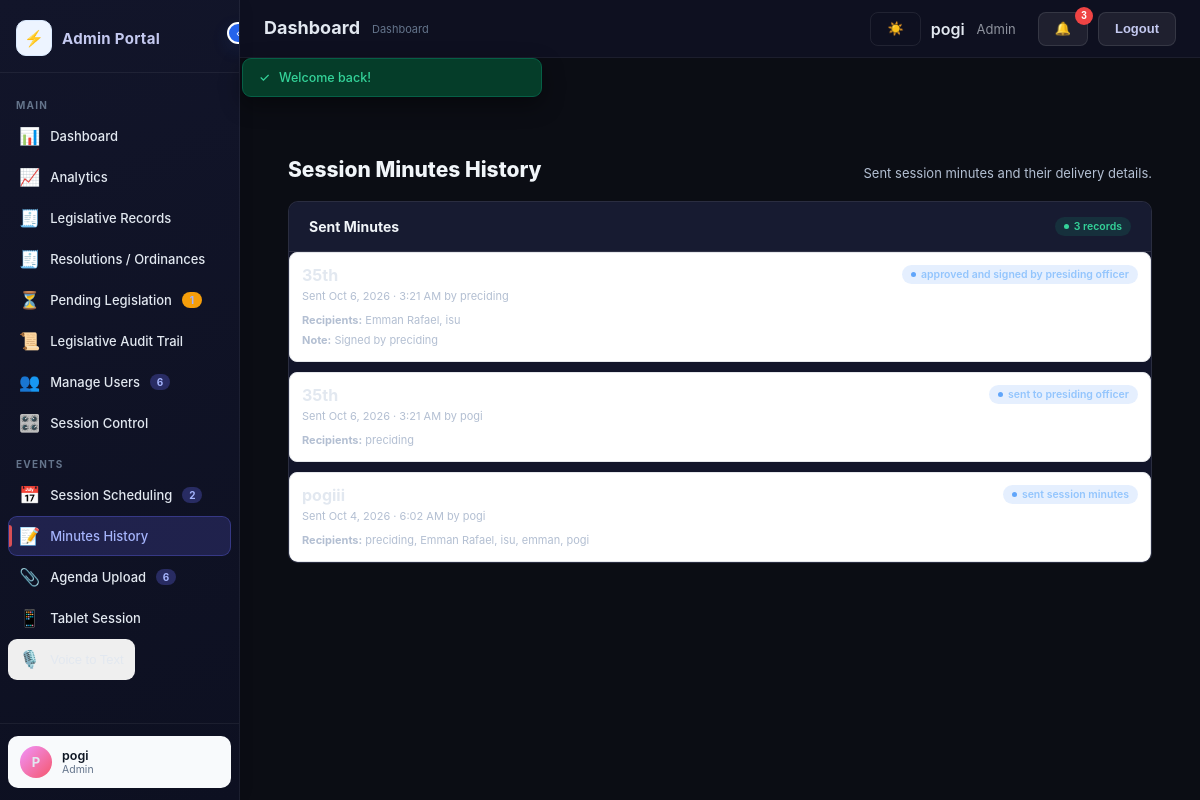
/index.php?page=minutes-history (signed in), run on the app's committed database.
### tables this page shows
CREATE TABLE `users` (
  `id` varchar(32) NOT NULL,
  `name` varchar(255) NOT NULL,
  `email` varchar(255) NOT NULL,
  `password` varchar(255) NOT NULL,
  `role` varchar(50) NOT NULL,
  `status` varchar(50) NOT NULL,
  `notes` text DEFAULT NULL,
  `created_at` datetime(6) NOT NULL,
  `notifications` text DEFAULT NULL,
  `is_council_member` tinyint(1) NOT NULL DEFAULT 0,
  `email_notifications_enabled` tinyint(1) NOT NULL DEFAULT 1
);

CREATE TABLE `delivery_history` (
  `id` varchar(32) NOT NULL,
  `item_type` varchar(30) NOT NULL,
  `item_id` varchar(32) NOT NULL,
  `item_title` varchar(255) NOT NULL,
  `session_id` varchar(32) DEFAULT NULL,
  `action` varchar(50) NOT NULL,
  `recipient_ids` text DEFAULT NULL,
  `recipient_names` text DEFAULT NULL,
  `sent_by_id` varchar(32) DEFAULT NULL,
  `sent_by_name` varchar(255) DEFAULT NULL,
  `notes` text DEFAULT NULL,
  `created_at` datetime(6) NOT NULL,
  `template_id` varchar(32) DEFAULT NULL,
  `template_name` varchar(255) DEFAULT NULL,
  `template_type` varchar(50) DEFAULT NULL
);

### app/views/minutes-history.php (the view, shortened to what the rows shown need)
<?php
$isAdmin = ($currentUser['role'] ?? '') === 'admin';
$minutesHistory = array_values(array_filter($data['delivery_history'] ?? [], static function (array $entry) use ($currentUser, $isAdmin): bool {
    if (($entry['item_type'] ?? '') !== 'session_minutes') {
        return false;
    }
    if ($isAdmin) {
        return true;
    }
    $recipientIds = json_decode($entry['recipient_ids'] ?? '[]', true);
    return is_array($recipientIds) && in_array((string)($currentUser['id'] ?? ''), array_map('strval', $recipientIds), true);
}));
?>
<div class="page-section minutes-history-page">
  <div class="section-heading">
    <h2>Session Minutes History</h2>
  </div>
  <section class="card minutes-history-card">
    <div class="card-body" style="display:grid;gap:10px">
      <?php if (empty($minutesHistory)): ?>
        <div class="empty-state">No session minutes have been sent<?= $isAdmin ? ' yet' : ' to you yet' ?>.</div>
      <?php else: ?>
        <?php foreach ($minutesHistory as $entry): ?>
          <?php
            $recipientNames = json_decode($entry['recipient_names'] ?? '[]', true);
          ?>
          <article class="minutes-history-entry" style="border:1px solid #e5e7eb;border-radius:8px;padding:12px;background:#fff">
            <div style="display:flex;justify-content:space-between;gap:12px;align-items:flex-start;flex-wrap:wrap">
              <div>
                <strong><?= esc($entry['item_title'] ?? 'Untitled session') ?></strong>
                <div class="field-note" style="margin-top:4px">Sent <?= esc(fmtDateTime($entry['created_at'] ?? '')) ?> by <?= esc($entry['sent_by_name'] ?? 'Admin') ?></div>
              </div>
              <span class="badge b-published"><?= esc(str_replace('_', ' ', $entry['action'] ?? 'sent')) ?></span>
            </div>
            <?php if ($isAdmin): ?>
              <div class="field-note" style="margin-top:8px"><strong>Recipients:</strong> <?= esc(implode(', ', $recipientNames) ?: 'Not recorded') ?></div>
            <?php else: ?>
              <div class="field-note" style="margin-top:8px"><strong>Recipients:</strong> You</div>
            <?php endif; ?>
            <?php if (!empty($entry['notes'])): ?><div class="field-note" style="margin-top:4px"><strong>Note:</strong> <?= esc($entry['notes']) ?></div><?php endif; ?>
          </article>
        <?php endforeach; ?>
      <?php endif; ?>
    </div>
  </section>
</div>

### app/views/layout.php (shortened to what the rows shown need)
<?php
function esc($value): string
{
    return htmlspecialchars((string)$value, ENT_QUOTES, 'UTF-8');
}
?>
<!DOCTYPE html>
<html lang="en">
<head>
<link rel="stylesheet" href="public/assets/style.css?v=<?= (int)@filemtime(dirname(__DIR__, 2) . '/public/assets/style.css') ?>" />
</head>
<body data-page="<?= esc($page) ?>">
<div id="app">
  <div id="sidebar">
    <div class="sb-foot">
      <?php $__displayName = $currentUser['name'] ?? 'Guest'; $__displayRole = $currentUser['role'] ?? 'visitor'; ?>
      <div class="admin-card">
        <div class="avatar" style="background:linear-gradient(135deg,#f093fb,#f5576c)"><?= esc(mb_strtoupper(mb_substr($__displayName, 0, 1))) ?></div>
        <div class="admin-text">
          <div class="admin-name-txt"><?= esc($__displayName) ?></div>
          <div class="admin-role-txt"><?= esc(ucfirst($__displayRole)) ?></div>
        </div>
      </div>
    </div>
  </div>
  <div id="main">
    <div class="topbar">
      <div class="topbar-right">
        <?php if (!empty($currentUser)): ?>
          <div class="user-info" style="display:flex;align-items:center;gap:12px;margin-right:12px">
            <div class="user-name" style="font-weight:600"><?= esc($currentUser['name'] ?? 'User') ?></div>
            <div class="user-role" style="opacity:.6;font-size:13px"><?= esc(ucfirst($currentUser['role'] ?? 'user')) ?></div>
          </div>
          <?php if (!empty($notifications)): ?>
            <?php if (count($notifications) > 0): ?>
              <?php $unreadCount = count(array_filter($notifications, fn($n) => empty($n['read']))); ?>
              <div class="notification-wrapper">
                <button type="button" class="btn btn-secondary notification-toggle" id="notificationToggle" aria-label="Open notifications">
                  🔔
                  <?php if ($unreadCount > 0): ?>
                    <span class="notification-count"><?= $unreadCount ?></span>
                  <?php endif; ?>
                </button>
              </div>
            <?php endif; ?>
          <?php endif; ?>
          <form method="post" action="index.php" style="margin:0">
            <button type="submit" class="btn btn-secondary">Logout</button>
          </form>
      <?php endif; ?>
      </div>
    </div>
    <div id="content">
      <?php $viewPage = $page === 'legislative-audit-trail' ? 'legislative-ledger' : $page; include __DIR__ . '/' . $viewPage . '.php'; ?>
    </div>
  </div>
</div>
</body>
</html>

### data on the page
users: name "P", name "pogi", role "Admin"
delivery_history: item_title "35th", created_at "Oct 6, 2026 · 3:21 AM", sent_by_name "preciding", action "approved and signed by presiding officer", recipient_names "Emman Rafael, isu", notes "Signed by preciding"
delivery_history: item_title "35th", created_at "Oct 6, 2026 · 3:21 AM", sent_by_name "pogi", action "sent to presiding officer", recipient_names "preciding"
delivery_history: item_title "pogiii", created_at "Oct 4, 2026 · 6:02 AM", sent_by_name "pogi", action "sent session minutes", recipient_names "preciding, Emman Rafael, isu, emman, pogi"

### other printed values
count($data['users']) "6"
count($data['sessions']) "2"
count($data['agendas']) "6"
$pageConfig['title'] "Dashboard"
$unreadCount "3"
$flash['message'] "Welcome back!"
count($minutesHistory) "3"
